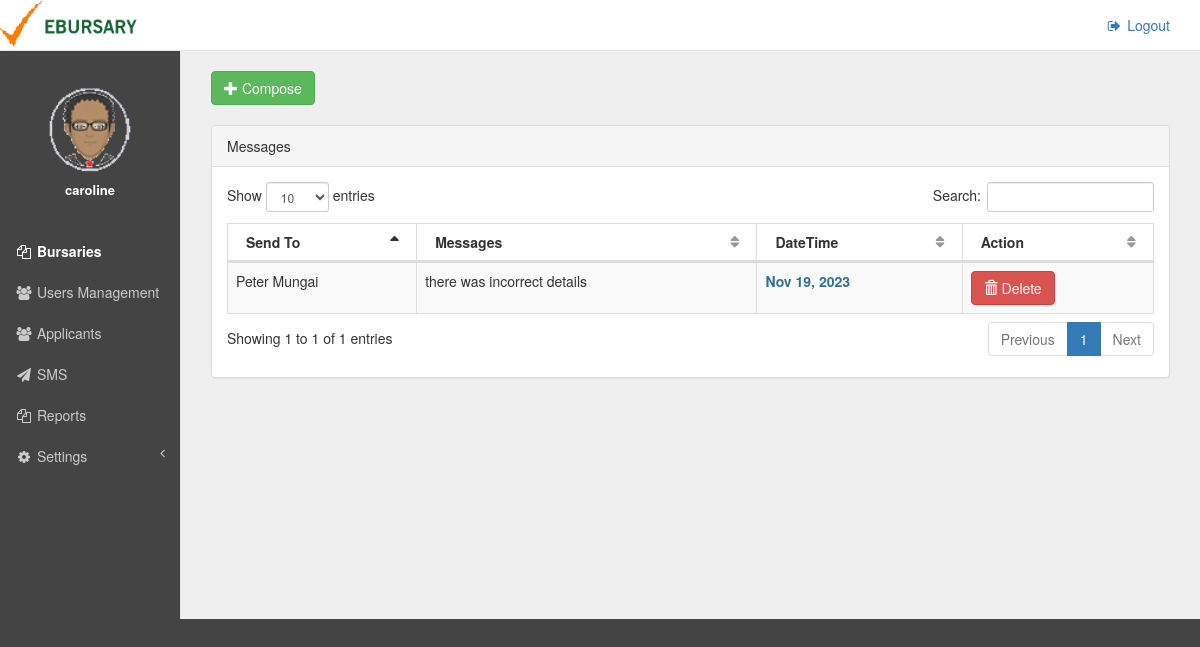
The app's page /sms.php (signed in) with its own data.
### tables this page shows
CREATE TABLE `sms` (
  `sms_id` int(11) NOT NULL,
  `name` varchar(50) NOT NULL,
  `message` varchar(200) NOT NULL,
  `send_date` varchar(10) NOT NULL,
  `applicant_id` int(11) NOT NULL
);

### sms.php (the view, shortened to what this page needs)
<?php
    require_once 'connect.php';
?>
<!DOCTYPE html>
<html lang="en">
<head>
    <link href="vendor/bootstrap/css/bootstrap.min.css" rel="stylesheet">
    <link href="vendor/metisMenu/metisMenu.min.css" rel="stylesheet">
    <link href="vendor/datatables-plugins/dataTables.bootstrap.css" rel="stylesheet">
    <link href="vendor/datatables-responsive/dataTables.responsive.css" rel="stylesheet">
    <link href="dist/css/sb-admin-2.css" rel="stylesheet">
    <link href="vendor/font-awesome/css/font-awesome.min.css" rel="stylesheet" type="text/css">
    <link href="css/sley.css" rel="stylesheet" type="text/css">
</head>
<body>
    <div id="wrapper">
        <nav class="navbar navbar-default navbar-static-top" role="navigation" style="margin-bottom: 0; background: #fff">
            <?php include 'header.php'?>
            <?php include 'sidebar.php'?>
        </nav>
        <div id="page-wrapper">
            <div class="row">
                <div class="col-lg-12">
                    <button type = "button" id = "add_activity" class = "btn btn-success"><span class = "glyphicon glyphicon-plus"></span> Compose</button>
                    <div  id = "act_table" class="panel panel-default">
                        <div class="panel-heading">
                           Messages
                        </div>
                        <div class="panel-body">
                            <table width="100%" class="table table-striped table-bordered table-hover" id="dataTables-example">
                                <thead>
                                    <tr>
                                        <th>Send To</th>
                                        <th>Messages</th>
                                        <th>DateTime</th>
                                       <th>Action</th>
                                    </tr>
                                </thead>
                                <tbody>
                                <?php
                                $act_query = $conn->query("SELECT * FROM `sms`") or die(mysqli_error($conn));
                                while($act_fetch = $act_query->fetch_array()){
                                ?>
                                    <tr class="odd gradeX">
                                        <td><?php echo $act_fetch['name']?></td>
                                        <td><?php echo $act_fetch['message']?></td>
                                        <td><?php echo "<label class = 'text-info'>".date("M d, Y", strtotime($act_fetch['send_date']))."</label>"?></td>
                                        <td>
                                            <a href = "#" data-toggle = "modal" data-target = "#delete_activity" name = "<?php echo $act_fetch['sms_id']?>" class = "btn btn-danger sms_id"><span class=  "glyphicon glyphicon-trash"></span> Delete</a></td>
                                    </tr>
                                <?php
                                    }
                                ?>
                                </tbody>
                            </table>
                        </div>
                    </div>
                </div>
            </div>
        </div>
    </div>
</body>
</html>

### css/sley.css (style rules this page uses)
#page-wrapper { background: #efefef; }

### records on screen
sms: name "Peter Mungai", message "there was incorrect details", send_date "Nov 19, 2023"

### other values on screen
$name "caroline"
